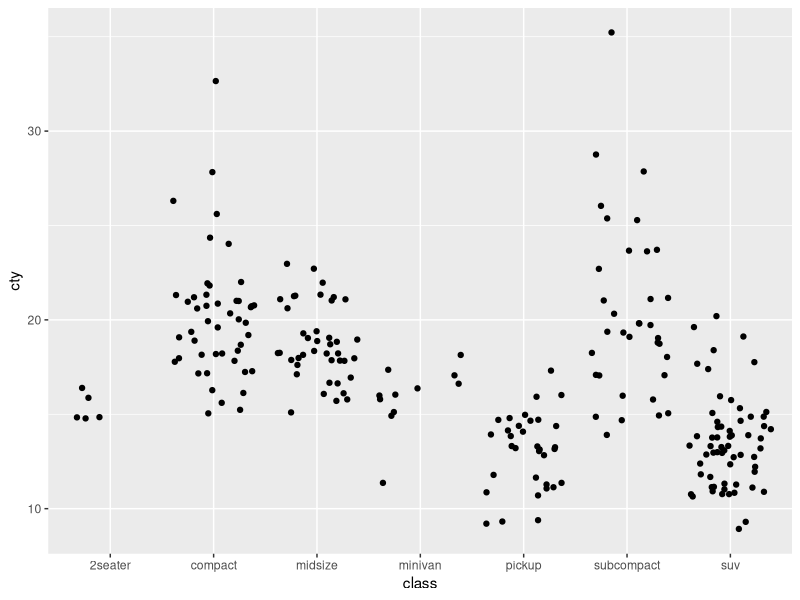

The R script that drew this image:
## ---- chunk 1
knitr::opts_chunk$set(echo = TRUE)
library(tidyverse)
## ---- chunk 2
ggplot(data = mpg, aes(x = class, y = cty)) +
  geom_jitter()
